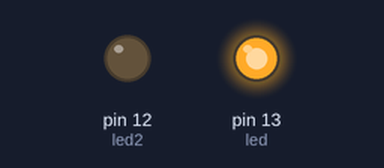
Recording of a sketch running on a simulated Arduino Uno, built with avr-gcc and run on an emulated ATmega328P. Shown: output pins drawn as LEDs (lit = HIGH).

Above: at 0.2 s.
At 1.2 s:
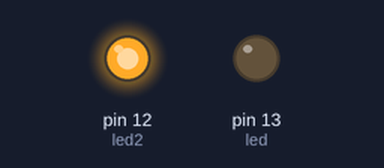
At 12.7 s:
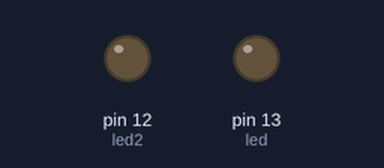
Timing chart, 0 to 14.3 s (numbered marks = the images above):
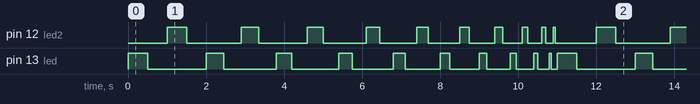

Measured:
- by itself, pin 13 (led): repeats every 11.0 s: LOW 1.5 s, HIGH 0.45 s, LOW 1.4 s, HIGH 0.40 s, LOW 1.2 s, HIGH 0.35 s, LOW 1.1 s, HIGH 0.30 s, LOW 0.90 s, HIGH 0.25 s, LOW 0.75 s, HIGH 0.20 s, LOW 0.60 s, HIGH 0.15 s, LOW 0.45 s, HIGH 0.10 s, LOW 0.30 s, HIGH 0.05 s, LOW 0.15 s, HIGH 0.50 s
- by itself, pin 12 (led2): repeats every 11.0 s: LOW 1.4 s, HIGH 0.45 s, LOW 1.3 s, HIGH 0.40 s, LOW 1.1 s, HIGH 0.35 s, LOW 0.95 s, HIGH 0.30 s, LOW 0.80 s, HIGH 0.25 s, LOW 0.65 s, HIGH 0.20 s, LOW 0.50 s, HIGH 0.15 s, LOW 0.35 s, HIGH 0.10 s, LOW 0.20 s, HIGH 0.05 s, LOW 1.1 s, HIGH 0.50 s
- by itself, everything shown: repeats every 11.0 s, in 40 steps

The sketch:

ExemploLED.ino
```cpp
/*
   Exemplo Básico com Portas Digitais
   @autor Prof. Ms. Paulo Barreto
   @date  18/07/2015
   Curso de Introdução a Arduino
*/
//Declaração de variável
int led = 13;
int led2 = 12;
int contador = 500;

//Função Setup: executada quando reset for invocado
void setup() {
  //inicialização do pino digital de output
  pinMode(led, OUTPUT);
  pinMode(led2, OUTPUT);
}

//Função Loop: executada repetidamente, enquanto não houver
//a execução do reset
void loop() {
  digitalWrite(led, HIGH); //modifica estado do led para ligado (HIGH eleva o nível de voltagem)
  delay(contador);             //aguarda por tempo 'x' segundos
  digitalWrite(led, LOW);  //modifica estado do led para desligado (LOW diminui o nível de voltagem)
  delay(contador);             //aguarda por tempo 'x' segundos

  digitalWrite(led2, HIGH);
  delay(contador);
  digitalWrite(led2, LOW);
  delay(contador);

  //Comando de desvio de fluxo
  if(contador > 0)
    contador -= 50; //contador = contador - 50;
  else
    contador = 500;
}
```
